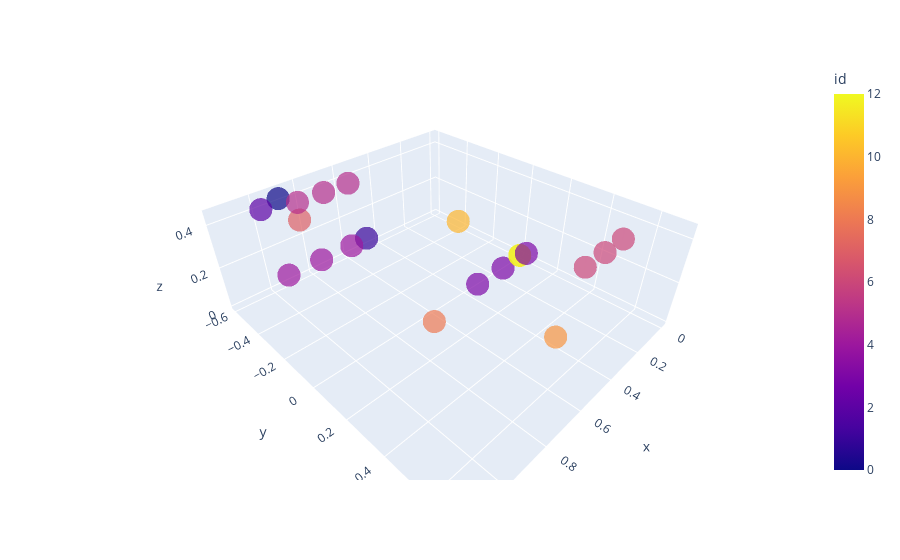

The code cell stored with this chart in its notebook:
### Code cell
import plotly.graph_objects as go
import plotly.express as px
sample = dataset[k]
s = copy.deepcopy(sample["state"]).numpy()
s = np.concatenate( [s,np.arange(0,13,1).reshape(-1,1)], axis = 1)
extensions = []
for obj in s:
    if obj[9] > 3:
        ext = copy.deepcopy(obj)
        ext2 = copy.deepcopy(obj)
        ds = 0.125
        
        ext[0] += ds * ext[7]
        ext[1] += ds * ext[8]
        ext2[0] -= ds * ext[7]
        ext2[1] -= ds * ext[8]
        extensions.append(ext)
        extensions.append(ext2)
extensions = np.array(extensions)
s = np.concatenate([s, np.array(extensions)], axis = 0)
fig = go.Figure()
fig = px.scatter_3d(s, x = 0, y = 1, z = 2, color = 10, hover_data=[10, 9] ,labels = {"0" : "x", "1": "y", "2":"z", "9":"type", "10": "id"}, opacity = 0.7)
fig.show()
# input()

### Figure 1 — Plotly figure (JSON) as saved in the notebook; plotly's stock layout.template omitted (floating-point values rounded to 4 significant figures)
{"data": [{"customdata": [[0, 1], [1, 2], [2, 3], [3, 4], [4, 5], [5, 4], [6, 4], [7, 2], [8, 2], [9, 2], [10, 2], [11, 0], [12, 0], [3, 4], [3, 4], [4, 5], [4, 5], [5, 4], [5, 4], [6, 4], [6, 4]], "hovertemplate": "x=%{x}<br>y=%{y}<br>z=%{z}<br>id=%{marker.color}<br>type=%{customdata[1]}<extra></extra>", "legendgroup": "", "marker": {"color": [0, 1, 2, 3, 4, 5, 6, 7, 8, 9, 10, 11, 12, 3, 3, 4, 4, 5, 5, 6, 6], "coloraxis": "coloraxis", "opacity": 0.7, "symbol": "circle"}, "mode": "markers", "name": "", "scene": "scene", "showlegend": false, "type": "scatter3d", "x": [0.8999, 0.8345, 1.016, 0.6319, 1.027, 0.7367, 0.3106, 0.9336, 0.9779, 0.7858, 0.5127, 0, 0, 0.7569, 0.5069, 0.9022, 1.152, 0.8617, 0.6117, 0.4356, 0.1856], "y": [-0.5893, -0.08712, -0.5072, 0.3806, -0.08425, -0.5048, 0.5697, -0.3729, 0.4125, 0.6963, 0.06177, 0, 0, 0.3806, 0.3807, -0.08427, -0.08423, -0.5048, -0.5048, 0.5697, 0.5697], "z": [0.425, 0.425, 0.45, 0.425, 0.425, 0.425, 0.425, 0.425, 0.425, 0.425, 0.425, 0, 0, 0.425, 0.425, 0.425, 0.425, 0.425, 0.425, 0.425, 0.425]}], "layout": {"coloraxis": {"colorbar": {"title": {"text": "id"}}, "colorscale": [[0, "#0d0887"], [0.1111, "#46039f"], [0.2222, "#7201a8"], [0.3333, "#9c179e"], [0.4444, "#bd3786"], [0.5556, "#d8576b"], [0.6667, "#ed7953"], [0.7778, "#fb9f3a"], [0.8889, "#fdca26"], [1, "#f0f921"]]}, "legend": {"tracegroupgap": 0}, "margin": {"t": 60}, "scene": {"domain": {"x": [0, 1], "y": [0, 1]}, "xaxis": {"title": {"text": "x"}}, "yaxis": {"title": {"text": "y"}}, "zaxis": {"title": {"text": "z"}}}}}
